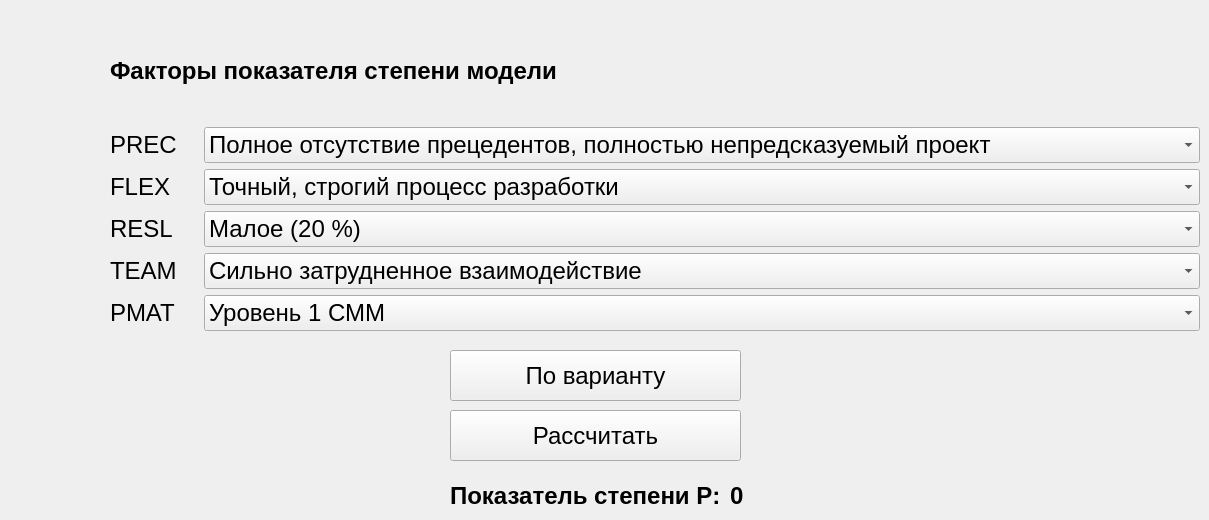
      <widget class="QWidget" name="tab_2">
       <attribute name="title">
        <string>Расчет показателя степени</string>
       </attribute>
       <widget class="QWidget" name="layoutWidget">
        <property name="geometry">
         <rect>
          <x>110</x>
          <y>20</y>
          <width>1090</width>
          <height>311</height>
         </rect>
        </property>
        <layout class="QGridLayout" name="gridLayout_8">
         <item row="2" column="0">
          <widget class="QLabel" name="label_22">
           <property name="font">
            <font>
             <family>Ubuntu</family>
             <pointsize>18</pointsize>
            </font>
           </property>
           <property name="toolTip">
            <string>Гибкость процесса разработки</string>
           </property>
           <property name="text">
            <string>FLEX</string>
           </property>
          </widget>
         </item>
         <item row="4" column="1">
          <widget class="QComboBox" name="powComboBox_4">
           <property name="font">
            <font>
             <family>Ubuntu</family>
             <pointsize>18</pointsize>
            </font>
           </property>
           <property name="currentIndex">
            <number>0</number>
           </property>
           <item>
            <property name="text">
             <string>Сильно затрудненное взаимодействие</string>
            </property>
           </item>
           <item>
            <property name="text">
             <string>Несколько затрудненное взаимодействие</string>
            </property>
           </item>
           <item>
            <property name="text">
             <string>Некоторая согласованность</string>
            </property>
           </item>
           <item>
            <property name="text">
             <string>Повышенная согласованность</string>
            </property>
           </item>
           <item>
            <property name="text">
             <string>Высокая согласованность</string>
            </property>
           </item>
           <item>
            <property name="text">
             <string>Взаимодействие как в едином целом</string>
            </property>
           </item>
          </widget>
         </item>
         <item row="1" column="1">
          <widget class="QComboBox" name="powComboBox_1">
           <property name="font">
            <font>
             <family>Ubuntu</family>
             <pointsize>18</pointsize>
            </font>
           </property>
           <item>
            <property name="text">
             <string>Полное отсутствие прецедентов, полностью непредсказуемый проект</string>
            </property>
           </item>
           <item>
            <property name="text">
             <string>Почти полное отсутствие прецедентов, в значительной мере непредсказуемый проект</string>
            </property>
           </item>
           <item>
            <property name="text">
             <string>Наличие некоторого количества прецедентов</string>
            </property>
           </item>
           <item>
            <property name="text">
             <string>Общее знакомство с проектом</string>
            </property>
           </item>
           <item>
            <property name="text">
             <string>Значительное знакомство с проектом</string>
            </property>
           </item>
           <item>
            <property name="text">
             <string>Полное знакомство с проектом</string>
            </property>
           </item>
          </widget>
         </item>
         <item row="5" column="1">
          <widget class="QComboBox" name="powComboBox_5">
           <property name="font">
            <font>
             <family>Ubuntu</family>
             <pointsize>18</pointsize>
            </font>
           </property>
           <property name="currentIndex">
            <number>0</number>
           </property>
           <item>
            <property name="text">
             <string>Уровень 1 СММ</string>
            </property>
           </item>
           <item>
            <property name="text">
             <string>Уровень 1+ СММ</string>
            </property>
           </item>
           <item>
            <property name="text">
             <string>Уровень 2 СММ</string>
            </property>
           </item>
           <item>
            <property name="text">
             <string>Уровень 3 СММ</string>
            </property>
           </item>
           <item>
            <property name="text">
             <string>Уровень 7 СММ</string>
            </property>
           </item>
           <item>
            <property name="text">
             <string>Уровень 5 СММ</string>
            </property>
           </item>
          </widget>
         </item>
         <item row="2" column="1">
          <widget class="QComboBox" name="powComboBox_2">
           <property name="font">
            <font>
             <family>Ubuntu</family>
             <pointsize>18</pointsize>
            </font>
           </property>
           <property name="currentIndex">
            <number>0</number>
           </property>
           <item>
            <property name="text">
             <string>Точный, строгий процесс разработки</string>
            </property>
           </item>
           <item>
            <property name="text">
             <string>Случайные послабления в процессе</string>
            </property>
           </item>
           <item>
            <property name="text">
             <string>Некоторые послабления в процессе</string>
            </property>
           </item>
           <item>
            <property name="text">
             <string>Большей частью согласованный процесс </string>
            </property>
           </item>
           <item>
            <property name="text">
             <string>Некоторое согласование процесса</string>
            </property>
           </item>
           <item>
            <property name="text">
             <string>Заказчик определил только общие цели </string>
            </property>
           </item>
          </widget>
         </item>
         <item row="1" column="0">
          <widget class="QLabel" name="label_21">
           <property name="font">
            <font>
             <family>Ubuntu</family>
             <pointsize>18</pointsize>
            </font>
           </property>
           <property name="toolTip">
            <string>Новизна проекта </string>
           </property>
           <property name="text">
            <string>PREC</string>
           </property>
          </widget>
         </item>
         <item row="0" column="0" colspan="2">
          <widget class="QLabel" name="label_20">
           <property name="font">
            <font>
             <family>Ubuntu</family>
             <pointsize>18</pointsize>
             <weight>75</weight>
             <bold>true</bold>
            </font>
           </property>
           <property name="text">
            <string>Факторы показателя степени модели</string>
           </property>
          </widget>
         </item>
         <item row="4" column="0">
          <widget class="QLabel" name="label_24">
           <property name="font">
            <font>
             <family>Ubuntu</family>
             <pointsize>18</pointsize>
            </font>
           </property>
           <property name="toolTip">
            <string>Сплоченность команды</string>
           </property>
           <property name="text">
            <string>TEAM</string>
           </property>
          </widget>
         </item>
         <item row="3" column="0">
          <widget class="QLabel" name="label_23">
           <property name="font">
            <font>
             <family>Ubuntu</family>
             <pointsize>18</pointsize>
            </font>
           </property>
           <property name="toolTip">
            <string>Анализ архитектуры системы и рисков</string>
           </property>
           <property name="text">
            <string>RESL</string>
           </property>
          </widget>
         </item>
         <item row="3" column="1">
          <widget class="QComboBox" name="powComboBox_3">
           <property name="font">
            <font>
             <family>Ubuntu</family>
             <pointsize>18</pointsize>
            </font>
           </property>
           <property name="currentIndex">
            <number>0</number>
           </property>
           <item>
            <property name="text">
             <string>Малое (20 %)</string>
            </property>
           </item>
           <item>
            <property name="text">
             <string>Некоторое (40 %)</string>
            </property>
           </item>
           <item>
            <property name="text">
             <string>Частое (60 %)</string>
            </property>
           </item>
           <item>
            <property name="text">
             <string>В целом (75 %)</string>
            </property>
           </item>
           <item>
            <property name="text">
             <string>Почти полное (90 %)</string>
            </property>
           </item>
           <item>
            <property name="text">
             <string>Полное (100%) </string>
            </property>
           </item>
          </widget>
         </item>
         <item row="5" column="0">
          <widget class="QLabel" name="label_25">
           <property name="font">
            <font>
             <family>Ubuntu</family>
             <pointsize>18</pointsize>
            </font>
           </property>
           <property name="toolTip">
            <string>Уровень развития процесса разработки</string>
           </property>
           <property name="text">
            <string>PMAT</string>
           </property>
          </widget>
         </item>
        </layout>
       </widget>
       <widget class="QWidget" name="layoutWidget">
        <property name="geometry">
         <rect>
          <x>110</x>
          <y>270</y>
          <width>751</width>
          <height>25</height>
         </rect>
        </property>
        <layout class="QGridLayout" name="gridLayout_11"/>
       </widget>
       <widget class="QLabel" name="label_45">
        <property name="geometry">
         <rect>
          <x>450</x>
          <y>480</y>
          <width>331</width>
          <height>31</height>
         </rect>
        </property>
        <property name="font">
         <font>
          <family>Ubuntu</family>
          <pointsize>18</pointsize>
          <weight>75</weight>
          <bold>true</bold>
         </font>
        </property>
        <property name="text">
         <string>Показатель степени P:</string>
        </property>
       </widget>
       <widget class="QLabel" name="PLabel">
        <property name="geometry">
         <rect>
          <x>730</x>
          <y>480</y>
          <width>81</width>
          <height>31</height>
         </rect>
        </property>
        <property name="font">
         <font>
          <family>Ubuntu</family>
          <pointsize>18</pointsize>
          <weight>75</weight>
          <bold>true</bold>
         </font>
        </property>
        <property name="text">
         <string>0</string>
        </property>
       </widget>
       <widget class="QPushButton" name="pCalculateButton">
        <property name="geometry">
         <rect>
          <x>450</x>
          <y>410</y>
          <width>291</width>
          <height>51</height>
         </rect>
        </property>
        <property name="font">
         <font>
          <family>Ubuntu</family>
          <pointsize>18</pointsize>
         </font>
        </property>
        <property name="text">
         <string>Рассчитать</string>
        </property>
       </widget>
       <widget class="QPushButton" name="var1Button">
        <property name="geometry">
         <rect>
          <x>450</x>
          <y>350</y>
          <width>291</width>
          <height>51</height>
         </rect>
        </property>
        <property name="font">
         <font>
          <family>Ubuntu</family>
          <pointsize>18</pointsize>
         </font>
        </property>
        <property name="text">
         <string>По варианту</string>
        </property>
       </widget>
      </widget>
